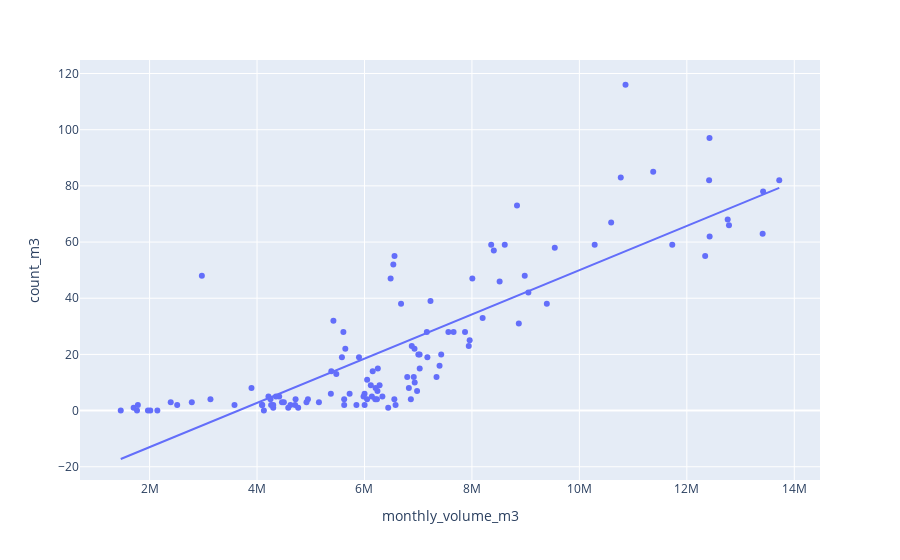

Notebook code cell kept with this figure:
### Code cell
fig = px.scatter(eq_inj_df, x="monthly_volume_m3", y="count_m3", hover_name="date", trendline="ols")
fig.show()
